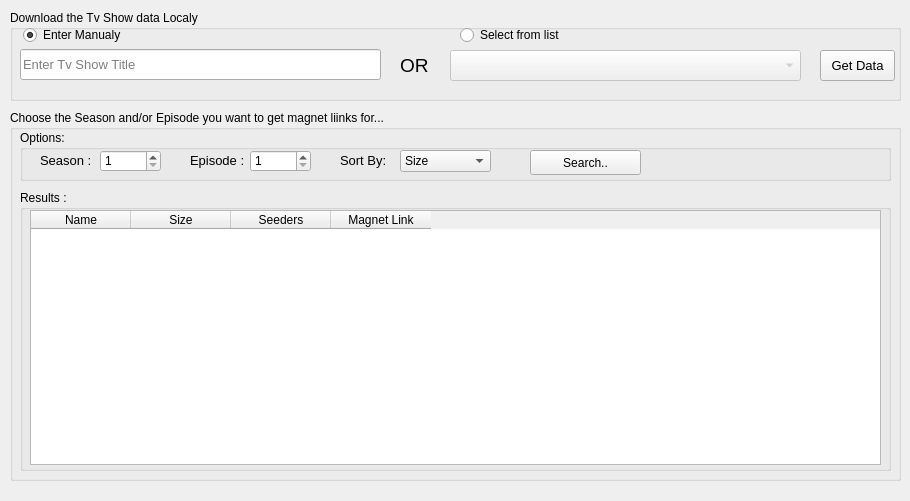
<?xml version="1.0" encoding="UTF-8"?>
<ui version="4.0">
 <class>MainWindow</class>
 <widget class="QMainWindow" name="MainWindow">
  <property name="geometry">
   <rect>
    <x>0</x>
    <y>0</y>
    <width>910</width>
    <height>501</height>
   </rect>
  </property>
  <property name="windowTitle">
   <string>MainWindow</string>
  </property>
  <widget class="QWidget" name="centralwidget">
   <widget class="QLabel" name="label">
    <property name="geometry">
     <rect>
      <x>400</x>
      <y>55</y>
      <width>47</width>
      <height>21</height>
     </rect>
    </property>
    <property name="font">
     <font>
      <pointsize>14</pointsize>
     </font>
    </property>
    <property name="text">
     <string>OR</string>
    </property>
   </widget>
   <widget class="QLineEdit" name="titleEdit">
    <property name="geometry">
     <rect>
      <x>20</x>
      <y>49</y>
      <width>361</width>
      <height>31</height>
     </rect>
    </property>
    <property name="font">
     <font>
      <pointsize>10</pointsize>
     </font>
    </property>
    <property name="placeholderText">
     <string>Enter Tv Show Title</string>
    </property>
   </widget>
   <widget class="QComboBox" name="titleCombo">
    <property name="enabled">
     <bool>false</bool>
    </property>
    <property name="geometry">
     <rect>
      <x>450</x>
      <y>50</y>
      <width>351</width>
      <height>31</height>
     </rect>
    </property>
    <property name="font">
     <font>
      <pointsize>10</pointsize>
     </font>
    </property>
   </widget>
   <widget class="QPushButton" name="getDataButton">
    <property name="geometry">
     <rect>
      <x>820</x>
      <y>50</y>
      <width>75</width>
      <height>31</height>
     </rect>
    </property>
    <property name="font">
     <font>
      <pointsize>10</pointsize>
     </font>
    </property>
    <property name="text">
     <string>Get Data</string>
    </property>
   </widget>
   <widget class="QGroupBox" name="groupBox">
    <property name="geometry">
     <rect>
      <x>10</x>
      <y>10</y>
      <width>891</width>
      <height>91</height>
     </rect>
    </property>
    <property name="title">
     <string>Download the Tv Show data Localy</string>
    </property>
    <widget class="QWidget" name="">
     <property name="geometry">
      <rect>
       <x>11</x>
       <y>10</y>
       <width>788</width>
       <height>31</height>
      </rect>
     </property>
     <layout class="QHBoxLayout" name="horizontalLayout">
      <item>
       <widget class="QRadioButton" name="enterCheck">
        <property name="sizePolicy">
         <sizepolicy hsizetype="Fixed" vsizetype="Fixed">
          <horstretch>0</horstretch>
          <verstretch>0</verstretch>
         </sizepolicy>
        </property>
        <property name="minimumSize">
         <size>
          <width>361</width>
          <height>20</height>
         </size>
        </property>
        <property name="text">
         <string>Enter Manualy</string>
        </property>
        <property name="checked">
         <bool>true</bool>
        </property>
       </widget>
      </item>
      <item>
       <spacer name="horizontalSpacer">
        <property name="orientation">
         <enum>Qt::Horizontal</enum>
        </property>
        <property name="sizeType">
         <enum>QSizePolicy::Fixed</enum>
        </property>
        <property name="sizeHint" stdset="0">
         <size>
          <width>68</width>
          <height>20</height>
         </size>
        </property>
       </spacer>
      </item>
      <item>
       <widget class="QRadioButton" name="chooseCheck">
        <property name="sizePolicy">
         <sizepolicy hsizetype="Fixed" vsizetype="Fixed">
          <horstretch>0</horstretch>
          <verstretch>0</verstretch>
         </sizepolicy>
        </property>
        <property name="minimumSize">
         <size>
          <width>345</width>
          <height>20</height>
         </size>
        </property>
        <property name="text">
         <string>Select from list</string>
        </property>
       </widget>
      </item>
     </layout>
    </widget>
   </widget>
   <widget class="QGroupBox" name="groupBox_2">
    <property name="geometry">
     <rect>
      <x>10</x>
      <y>110</y>
      <width>891</width>
      <height>371</height>
     </rect>
    </property>
    <property name="title">
     <string>Choose the Season and/or Episode you want to get magnet liinks for...</string>
    </property>
    <widget class="QGroupBox" name="groupBox_3">
     <property name="geometry">
      <rect>
       <x>10</x>
       <y>80</y>
       <width>871</width>
       <height>281</height>
      </rect>
     </property>
     <property name="title">
      <string>Results :</string>
     </property>
     <widget class="QTableWidget" name="resutlTable">
      <property name="geometry">
       <rect>
        <x>10</x>
        <y>20</y>
        <width>851</width>
        <height>255</height>
       </rect>
      </property>
      <property name="autoScrollMargin">
       <number>6</number>
      </property>
      <property name="selectionBehavior">
       <enum>QAbstractItemView::SelectRows</enum>
      </property>
      <column>
       <property name="text">
        <string>Name</string>
       </property>
      </column>
      <column>
       <property name="text">
        <string>Size</string>
       </property>
      </column>
      <column>
       <property name="text">
        <string>Seeders</string>
       </property>
      </column>
      <column>
       <property name="text">
        <string>Magnet Link</string>
       </property>
      </column>
     </widget>
    </widget>
    <widget class="QGroupBox" name="groupBox_4">
     <property name="geometry">
      <rect>
       <x>10</x>
       <y>20</y>
       <width>871</width>
       <height>51</height>
      </rect>
     </property>
     <property name="title">
      <string>Options: </string>
     </property>
     <widget class="QSpinBox" name="seasonSpin">
      <property name="geometry">
       <rect>
        <x>80</x>
        <y>20</y>
        <width>61</width>
        <height>22</height>
       </rect>
      </property>
      <property name="minimum">
       <number>1</number>
      </property>
      <property name="maximum">
       <number>99</number>
      </property>
     </widget>
     <widget class="QLabel" name="label_2">
      <property name="geometry">
       <rect>
        <x>20</x>
        <y>20</y>
        <width>61</width>
        <height>21</height>
       </rect>
      </property>
      <property name="font">
       <font>
        <pointsize>10</pointsize>
       </font>
      </property>
      <property name="text">
       <string>Season : </string>
      </property>
     </widget>
     <widget class="QLabel" name="label_3">
      <property name="geometry">
       <rect>
        <x>170</x>
        <y>20</y>
        <width>61</width>
        <height>21</height>
       </rect>
      </property>
      <property name="font">
       <font>
        <pointsize>10</pointsize>
       </font>
      </property>
      <property name="text">
       <string>Episode : </string>
      </property>
     </widget>
     <widget class="QSpinBox" name="episodeSpin">
      <property name="geometry">
       <rect>
        <x>230</x>
        <y>20</y>
        <width>61</width>
        <height>22</height>
       </rect>
      </property>
      <property name="minimum">
       <number>1</number>
      </property>
      <property name="maximum">
       <number>500</number>
      </property>
     </widget>
     <widget class="QPushButton" name="searchButton">
      <property name="geometry">
       <rect>
        <x>510</x>
        <y>20</y>
        <width>111</width>
        <height>25</height>
       </rect>
      </property>
      <property name="text">
       <string>Search..</string>
      </property>
     </widget>
     <widget class="QComboBox" name="sortValueCombo">
      <property name="geometry">
       <rect>
        <x>380</x>
        <y>20</y>
        <width>91</width>
        <height>22</height>
       </rect>
      </property>
      <item>
       <property name="text">
        <string>Size</string>
       </property>
      </item>
      <item>
       <property name="text">
        <string>Name</string>
       </property>
      </item>
      <item>
       <property name="text">
        <string>Seeders</string>
       </property>
      </item>
     </widget>
     <widget class="QLabel" name="label_4">
      <property name="geometry">
       <rect>
        <x>320</x>
        <y>20</y>
        <width>61</width>
        <height>21</height>
       </rect>
      </property>
      <property name="font">
       <font>
        <pointsize>10</pointsize>
       </font>
      </property>
      <property name="text">
       <string>Sort By: </string>
      </property>
     </widget>
    </widget>
   </widget>
   <zorder>groupBox</zorder>
   <zorder>getDataButton</zorder>
   <zorder>titleEdit</zorder>
   <zorder>label</zorder>
   <zorder>titleCombo</zorder>
   <zorder>groupBox_2</zorder>
  </widget>
 </widget>
 <resources/>
 <connections>
  <connection>
   <sender>enterCheck</sender>
   <signal>toggled(bool)</signal>
   <receiver>titleEdit</receiver>
   <slot>setEnabled(bool)</slot>
   <hints>
    <hint type="sourcelabel">
     <x>82</x>
     <y>35</y>
    </hint>
    <hint type="destinationlabel">
     <x>165</x>
     <y>62</y>
    </hint>
   </hints>
  </connection>
  <connection>
   <sender>chooseCheck</sender>
   <signal>toggled(bool)</signal>
   <receiver>titleCombo</receiver>
   <slot>setEnabled(bool)</slot>
   <hints>
    <hint type="sourcelabel">
     <x>520</x>
     <y>37</y>
    </hint>
    <hint type="destinationlabel">
     <x>543</x>
     <y>61</y>
    </hint>
   </hints>
  </connection>
 </connections>
</ui>
